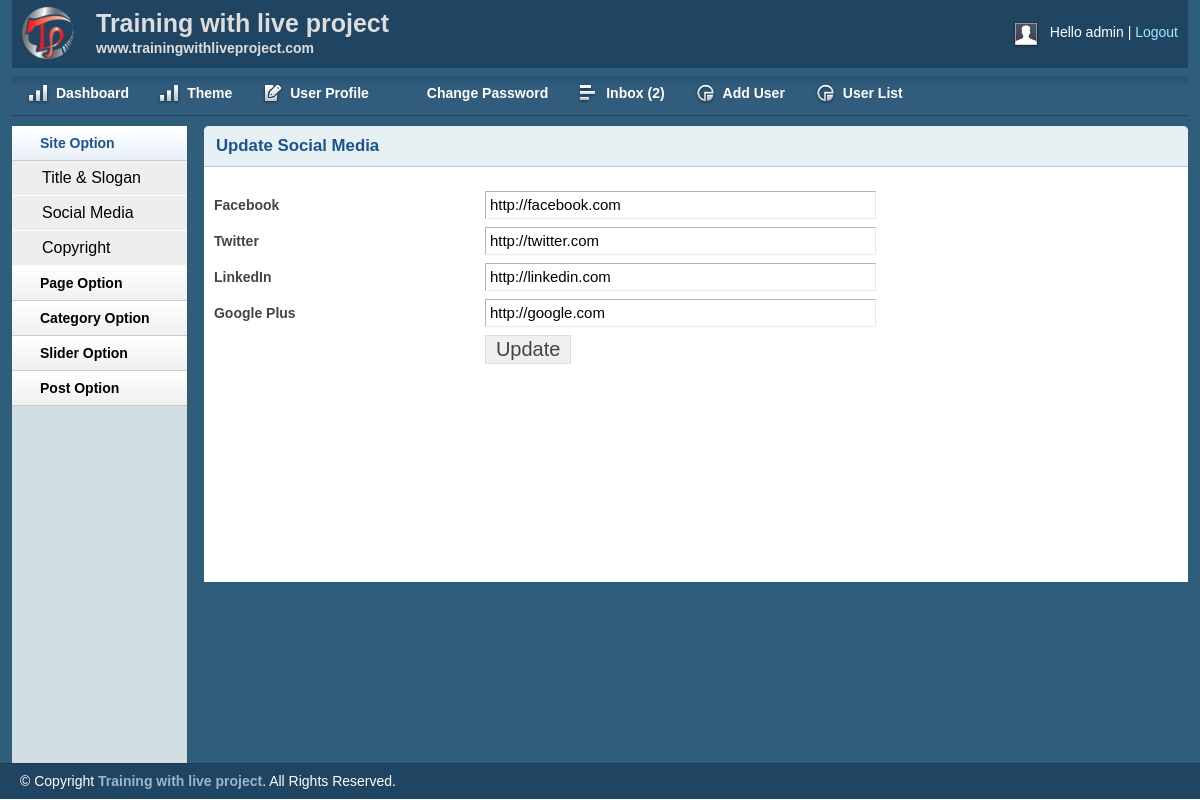
Page /admin/social.php (signed in) on the committed database.
### tables this page shows
CREATE TABLE `tbl_social` (
  `id` int(11) NOT NULL,
  `fb` varchar(255) NOT NULL,
  `tw` varchar(255) NOT NULL,
  `ln` varchar(255) NOT NULL,
  `gp` varchar(255) NOT NULL
);

### lib/Database.php (called while the page is built, shortened)
<?php
Class Database{
	public $host   = DB_HOST;
	public $user   = DB_USER;
	public $pass   = DB_PASS;
	public $dbname = DB_NAME;
	public $link;
	private function connectDB(){
	$this->link = new mysqli($this->host, $this->user, $this->pass,  $this->dbname);
 }
	public function select($query){
		$result = $this->link->query($query) or die($this->link->error.__LINE__);
		if($result->num_rows > 0){
			return $result;
		} else {
			return false;
		}
	}
}

### admin/social.php (the view, shortened to what this page needs)
<?php include'inc/adminheader.php' ?>
<?php include'inc/adminsidebar.php' ?>
        <div class="grid_10">
            <div class="box round first grid">
                <h2>Update Social Media</h2>
                <div class="block">
<?php
       $query = "select * from tbl_social where id ='1' ";
       $social =$db->select($query);
        if ($social) {
           while($result =$social->fetch_assoc()){
?>
 <form action="social.php" method="post">
    <table class="form">
        <tr>
            <td>
                <label>Facebook</label>
            </td>
            <td>
                <input type="text" name="fb" value="<?php echo $result['fb']; ?>" class="medium" />
            </td>
        </tr>
		 <tr>
            <td>
                <label>Twitter</label>
            </td>
            <td>
                <input type="text" name="tw" value="<?php echo $result['tw']; ?>" class="medium" />
            </td>
        </tr>
		 <tr>
            <td>
                <label>LinkedIn</label>
            </td>
            <td>
                <input type="text" name="ln" value="<?php echo $result['ln']; ?>" class="medium" />
            </td>
        </tr>
		 <tr>
            <td>
                <label>Google Plus</label>
            </td>
            <td>
                <input type="text" name="gp" value="<?php echo $result['gp']; ?>" class="medium" />
            </td>
        </tr>
		 <tr>
            <td></td>
            <td>
                <input type="submit" name="submit" Value="Update" />
            </td>
        </tr>
    </table>
    </form>
<?php } } ?>
    </div>
  </div>
</div><?php include'inc/adminfooter.php'?>

### admin/css/layout.css (style rules this page uses)
body { background: #fff none repeat scroll 0 0; color: #444; font-size: 14px; padding: 0; }
h1, h2, h3, h4, h5, h6 { line-height:1.2em; margin-bottom:.3em; }
h2 { margin-top:1em; }
.box { background:#fff; margin-bottom:20px; padding:10px 10px 10px 10px; margin-left:-8px; }
.box.grid { padding-bottom:40px; }
.box.round { -moz-border-radius: 5px 5px 0px 0px; -webkit-border-radius: 5px 5px 0px 0px; border-radius: 5px 5px 0px 0px; }
.box h2 { font-size:1.2em; font-weight:bold; color:#1B548D; background:#E6F0F3; margin:-10px -10px 0 -10px; padding:10px 12px; border-bottom:1px solid #B3CBD6; -moz-border-radius: 5px 5px 0px 0px; -webkit-border-radius: 5px 5px 0px 0px; border-radius: 5px 5px 0px 0px; }
.box.first { min-height: 406px; }
.block { padding-top:20px; }
table.form { width:100%; }
table.form td { padding:4px 0px; }
table.form label { font-weight:bold; }
table.form input, table.form select { font-size: 15px; padding: 4px 4px 5px 4px; border-top: 1px solid #b3b3b3; border-left: 1px solid #b3b3b3; border-right: 1px solid #eaeaea; border-bottom: 1px solid #eaeaea; }
table.form input[type="submit"] { border: 1px solid #ddd; color: #444; cursor: pointer; font-size: 20px; padding: 2px 10px; }
input.medium { width: 55%; }
.block { padding-bottom:1px; }

### rows in the picture
tbl_social: fb "http://facebook.com", tw "http://twitter.com", ln "http://linkedin.com", gp "http://google.com"

### other values in the picture
session::get('username') "admin"
$count "2"
